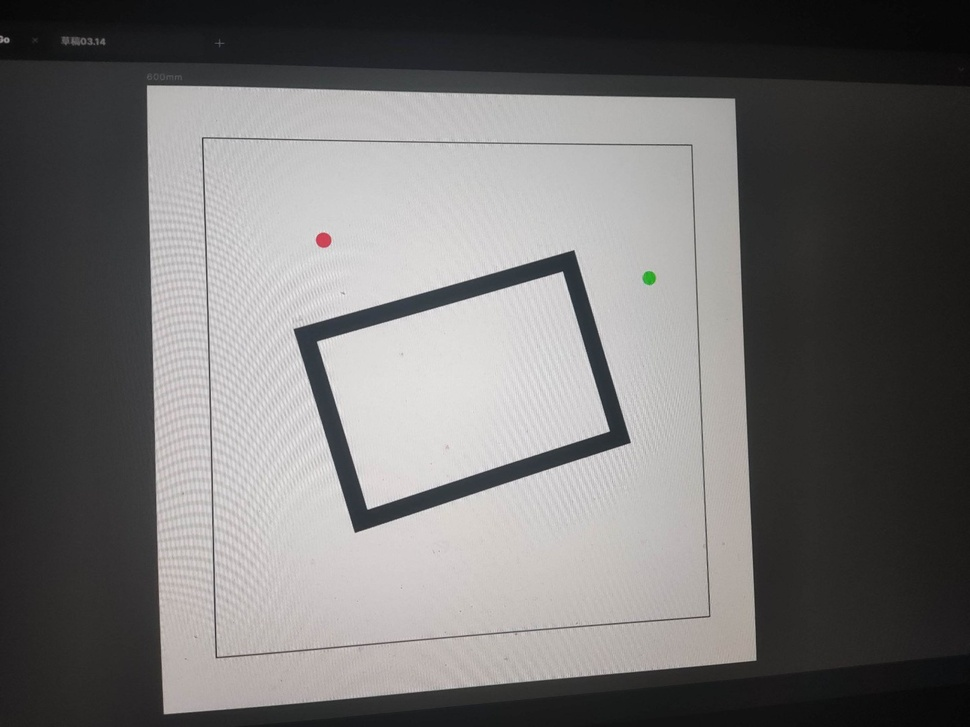
#> input picture zy2/image_2.jpeg, 970 x 727 px, shrunk from 1440 x 1080 before the run, found by its file name
$ python zy3.py
#> lines starting #> are read from the running program, lines starting #| are printed output that depends on the picture; after the words box and inside, x2 and y2 are one past the last pixel; in counts of white or black regions, pixels touching at a corner belong together
import numpy as np
import cv2 as cv
from matplotlib import pyplot as plt

img = cv.imread('image_2.jpeg', 0)
#> img: shape (727, 970); min 5, max 237, mean 112.7
edges = cv.Canny(img, 100, 200)
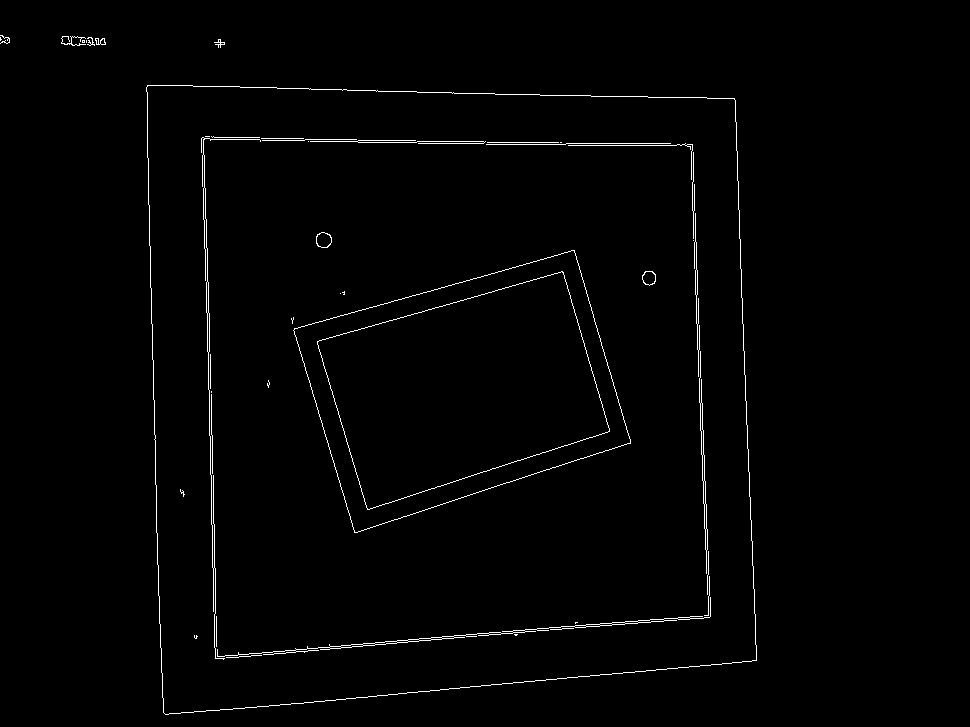
#> edges: shape (727, 970); 1.2% white in thin lines or dots, all inside (x1, y1, x2, y2) = (0, 35, 757, 715)

# 寻找边缘点
indices = np.where(edges != 0)
#> indices = 8401 positions, rows 35 to 714, columns 0 to 756
points = np.column_stack((indices[1], indices[0]))  # 列表中的第一个元素是 x 坐标，第二个元素是 y 坐标
#> points = 8401 pairs, first value 0 to 756, second value 35 to 714

# 打印边缘点坐标
print("Edge points coordinates:")
for point in points:
    print(f"({point[0]}, {point[1]})")
#> this loop made 8401 passes
#> point on passes 1 to 3: [0, 35], [1, 35], [2, 35]
#| (0, 35)
#| (1, 35)
#| (2, 35)
#| (2, 36)
#| (3, 36)
#| (62, 36)
#| (63, 36)
#| (64, 36)
#> (further printed lines are left out)

# 使用拟合的直线方向向量计算单位向量
[vx, vy, x, y] = cv.fitLine(points, cv.DIST_L2, 0, 0.01, 0.01)
#> vx = [0.753]; vy = [0.658]; x = [438.2]; y = [380]
unit_vector = np.array([vy, -vx]) / np.linalg.norm([vx, vy])
#> unit_vector = [0.658, -0.753]

# 计算直线起点和终点
top_point = (int(x + unit_vector[0] * 100), int(y + unit_vector[1] * 100))
#> top_point = (503, 304)
bottom_point = (int(x - unit_vector[0] * 100), int(y - unit_vector[1] * 100))
#> bottom_point = (372, 455)

# 在图像上绘制直线
color_img = cv.cvtColor(edges, cv.COLOR_GRAY2BGR)  # 转换为彩色图像以便绘制彩色直线
cv.line(color_img, bottom_point, top_point, (0, 255, 0), 2)
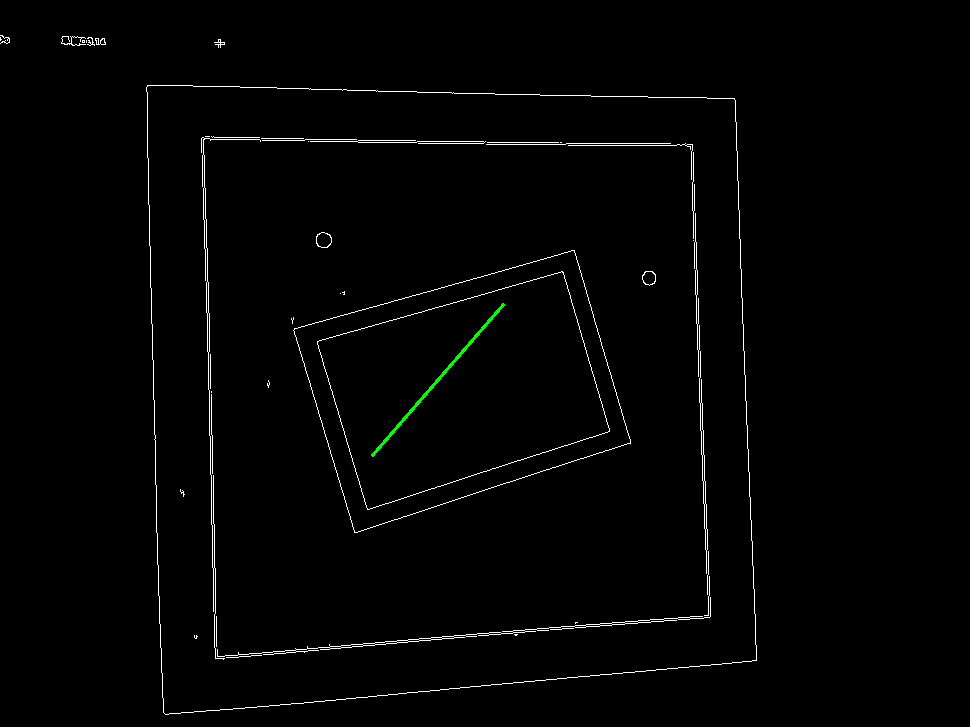
#> color_img: shape (727, 970, 3); mean B, G, R 3, 3.3, 3

plt.imshow(color_img)
plt.title('Edge Image with Detected Line'), plt.xticks([]), plt.yticks([])
plt.show()

$ run again, with zy2/image_1.jpeg copied over zy2/image_2.jpeg
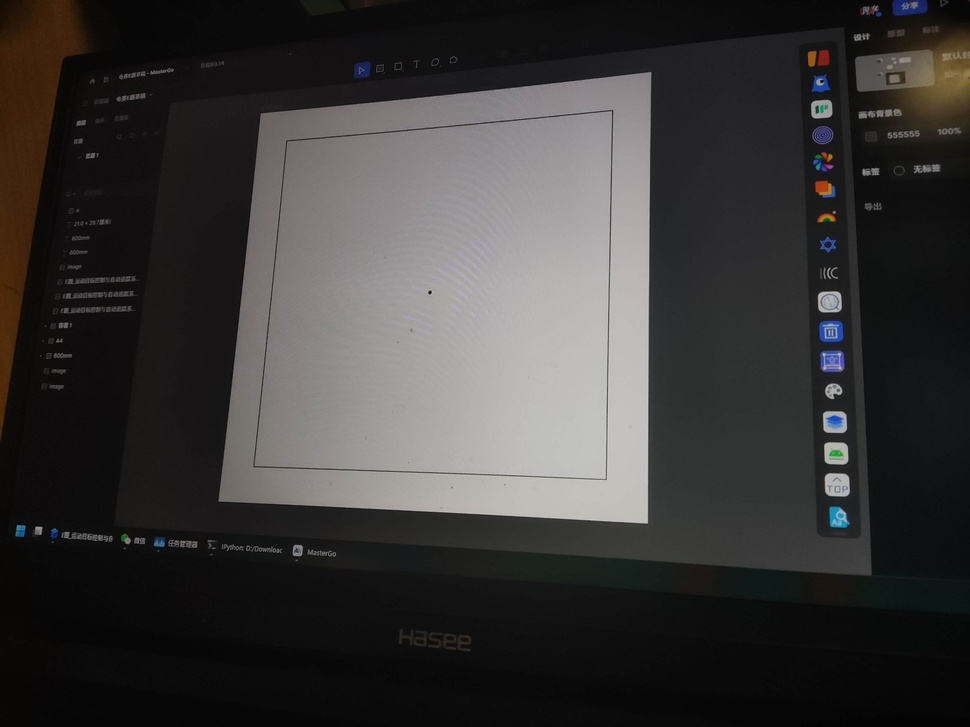
#> input picture zy2/image_1.jpeg, 970 x 727 px, shrunk from 2560 x 1920 before the run, found by its file name
#> `edges = cv.Canny(img, 100, 200)`:
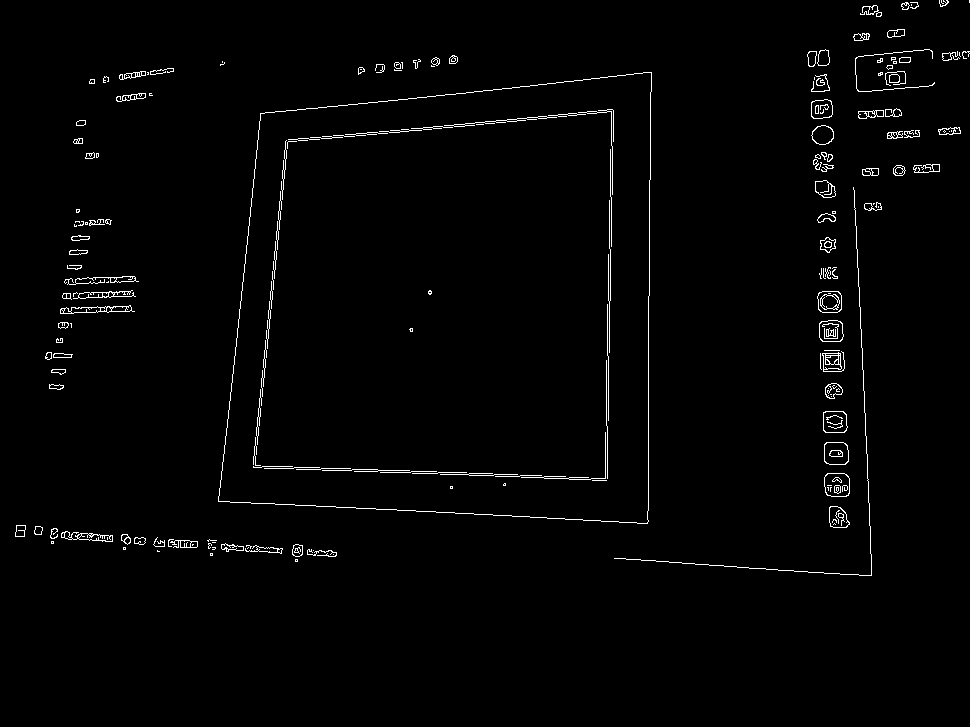
#> edges: shape (727, 970); 1.6% white in thin lines or dots, all inside (x1, y1, x2, y2) = (15, 0, 970, 576)
#> indices = 10991 positions, rows 0 to 575, columns 15 to 969
#> points = 10991 pairs, first value 15 to 969, second value 0 to 575
#> the loop `for point in points:` made 10991 passes
#> point on passes 1 to 3: [939, 0], [941, 0], [943, 0]
#> (printed output is left out)
#> vx = [0.983]; vy = [-0.181]; x = [531.6]; y = [293.5]
#> unit_vector = [-0.181, -0.983]
#> top_point = (513, 195)
#> bottom_point = (549, 391)
#> `cv.line(color_img, bottom_point, top_point, (0, 255, 0), 2)`:
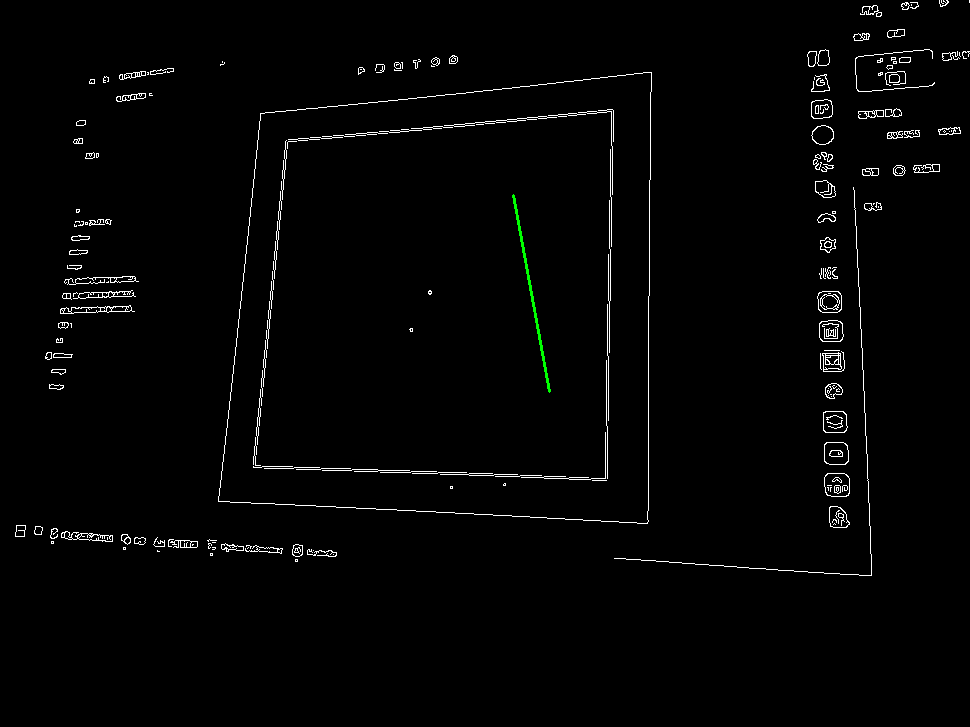
#> color_img: shape (727, 970, 3); mean B, G, R 4, 4.2, 4

$ run again, with zy2/ima.jpeg copied over zy2/image_2.jpeg
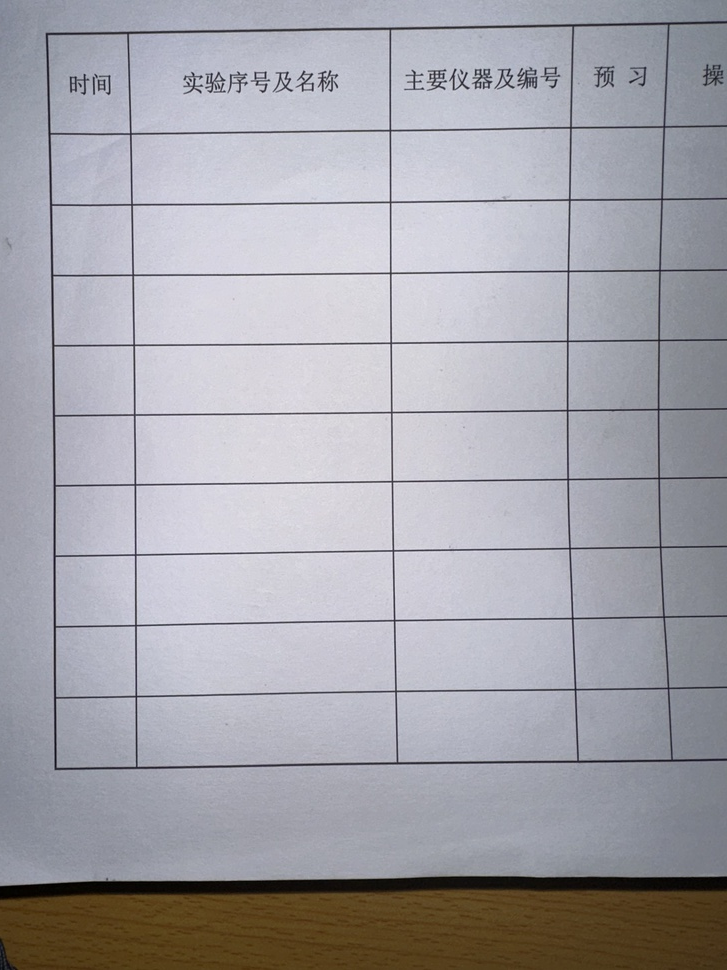
#> input picture zy2/ima.jpeg, 727 x 970 px, shrunk from 3024 x 4032 before the run, found by its file name
#> `edges = cv.Canny(img, 100, 200)`:
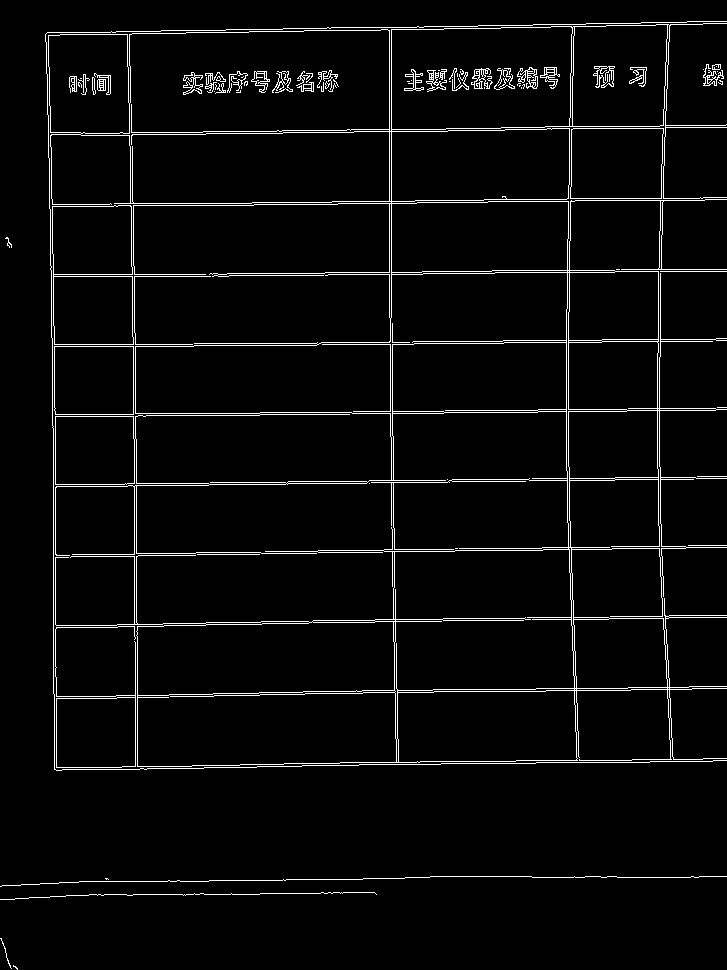
#> edges: shape (970, 727); 3.7% white in thin lines or dots
#> indices = 25964 positions, rows 21 to 969, columns 0 to 726
#> points = 25964 pairs, first value 0 to 726, second value 21 to 969
#> the loop `for point in points:` made 25964 passes
#> point on passes 1 to 3: [687, 21], [688, 21], [689, 21]
#> (printed output is left out)
#> vx = [0.125]; vy = [-0.992]; x = [377.4]; y = [387.7]
#> unit_vector = [-0.992, -0.125]
#> top_point = (278, 375)
#> bottom_point = (476, 400)
#> `cv.line(color_img, bottom_point, top_point, (0, 255, 0), 2)`:
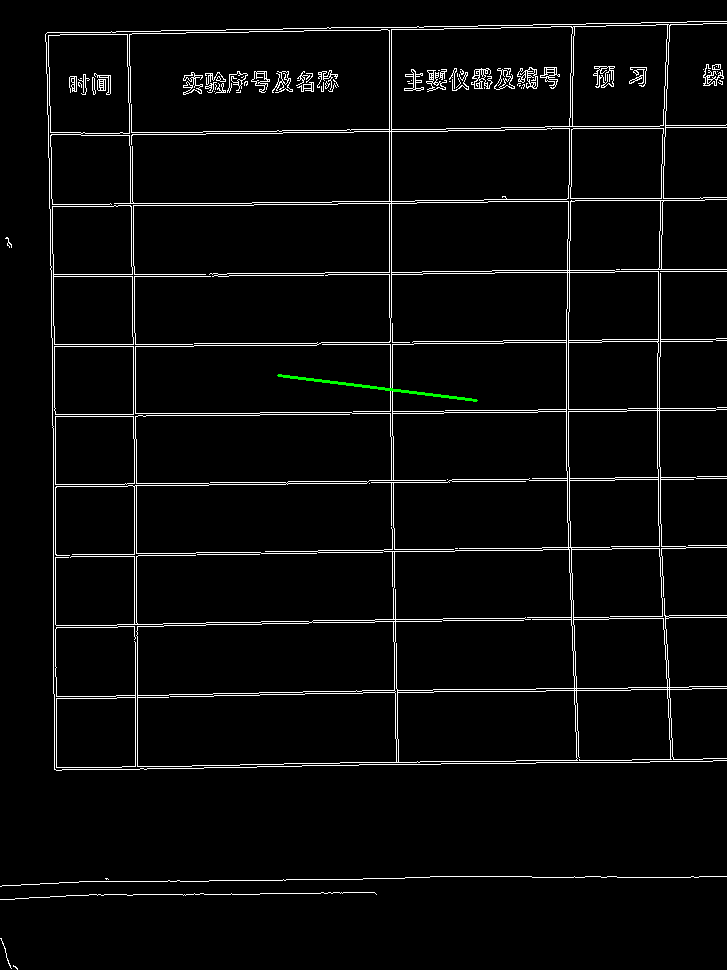
#> color_img: shape (970, 727, 3); mean B, G, R 9.4, 9.6, 9.4
